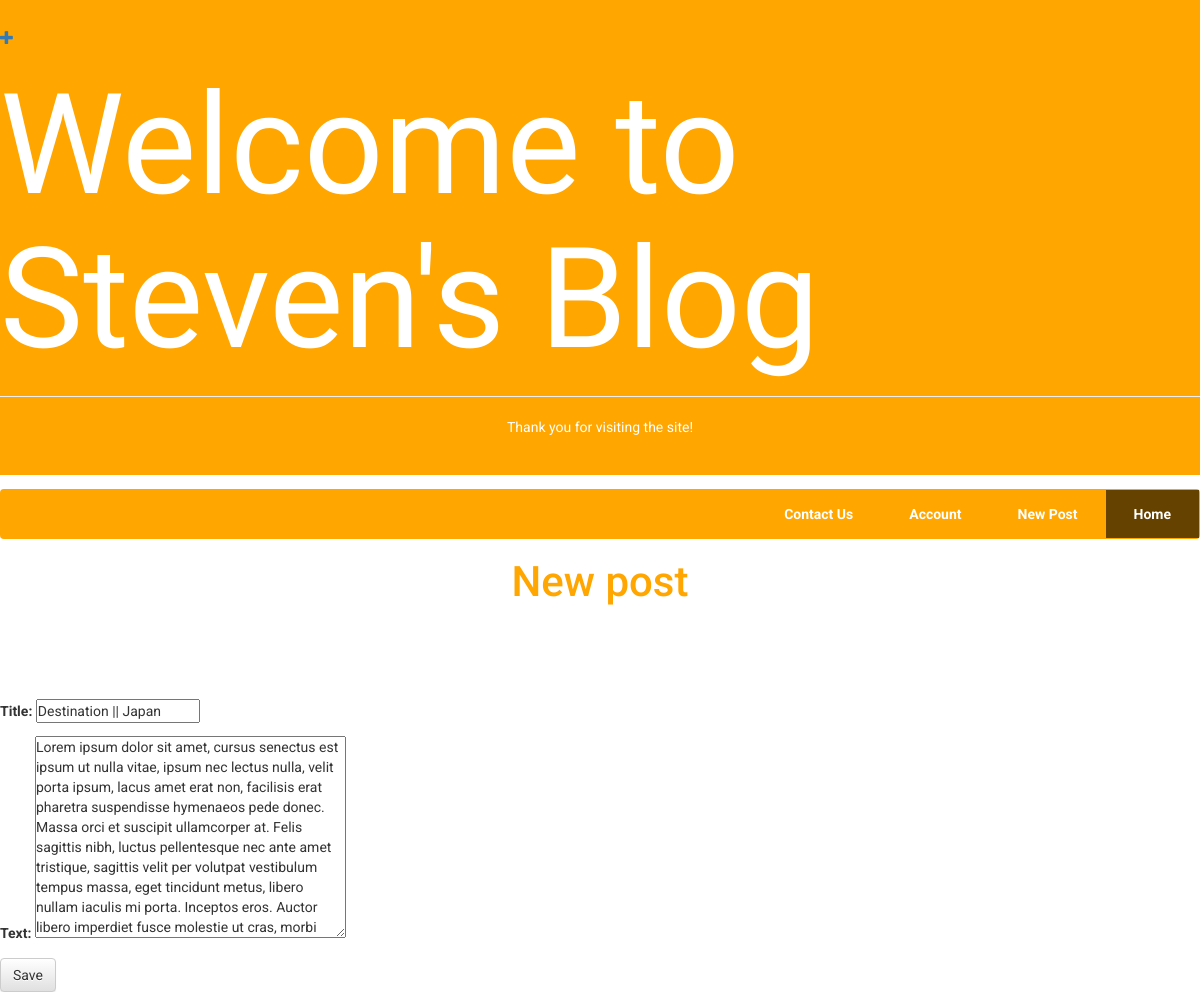
Before: /post/1/edit with the older database file.
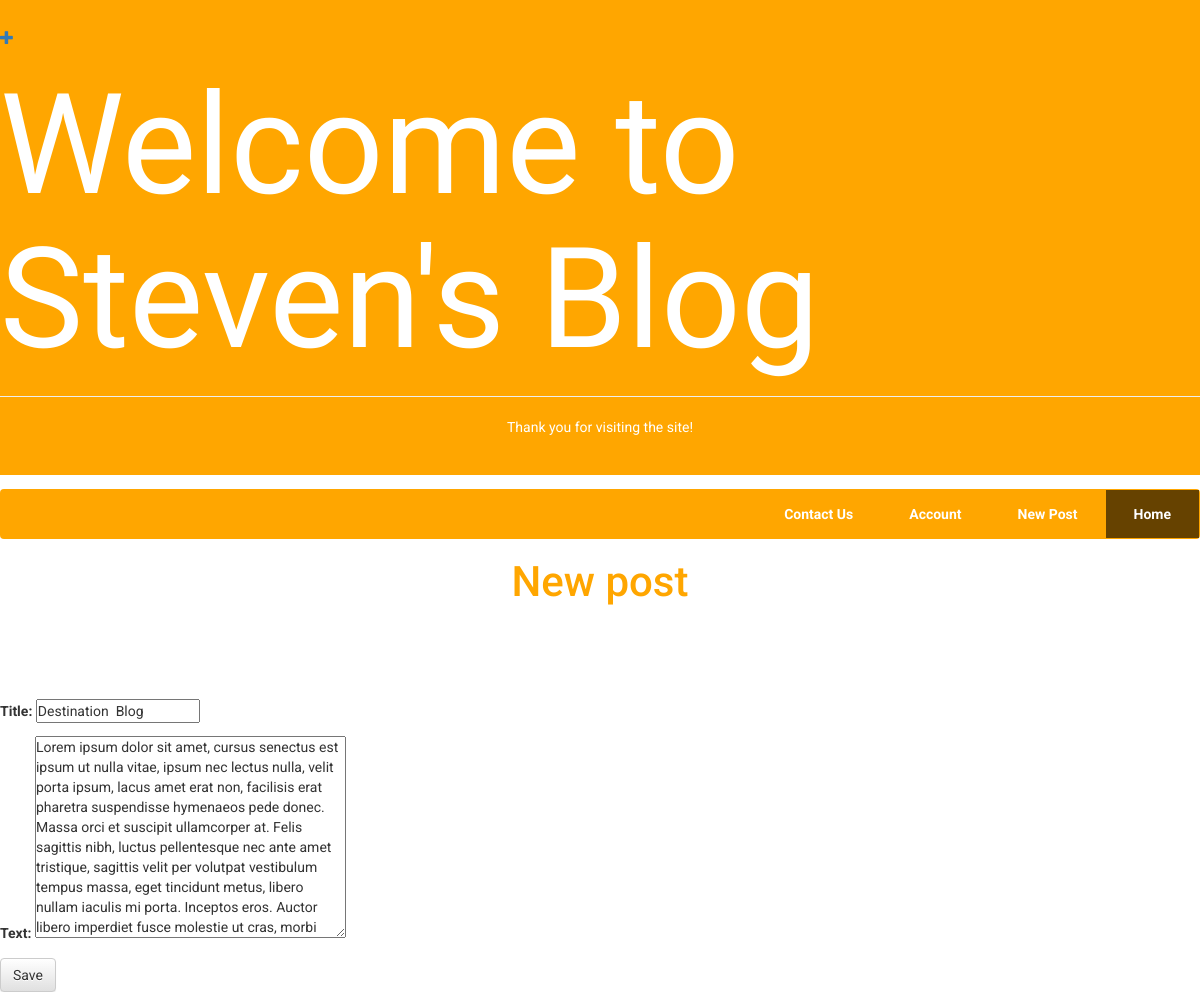
After: the same page with the newer database file.
### blog/models.py (models this page shows, shortened)
class Post(models.Model):
    author = models.ForeignKey(settings.AUTH_USER_MODEL, on_delete=models.CASCADE)
    title = models.CharField(max_length=200)
    text = models.TextField()
    created_date = models.DateTimeField(default=timezone.now)
    published_date = models.DateTimeField(blank=True, null=True)

### blog/views.py (the view)
# urls.py: path('post/<int:pk>/edit', views.post_edit, name='post_edit'),
def post_edit(request, pk):
    post = get_object_or_404(Post, pk=pk)
    if request.method == "POST":
        form = PostForm(request.POST, instance=post)
        if form.is_valid():
            post = form.save(commit=False)
            post.author = request.user
            post.published_date = timezone.now()
            post.save()
            return redirect('post_detail', pk=post.pk)
    else:
        form = PostForm(instance=post)
    return render(request, 'blog/post_edit.html', {'form': form})

### blog/forms.py
class PostForm(forms.ModelForm):
    class Meta:
        model = Post
        fields =('title','text',)

### blog/templates/blog/post_edit.html
{% extends 'blog/base.html' %}
{% block content %}
    <h2>New post</h2>
    <form method="POST" class="post-form">{% csrf_token %}
        {{ form.as_p }}
        <button type="submit" class="save btn btn-default">Save</button>
    </form>
{% endblock %}

Changed rows visible on the page:
changed Post: title "Destination || Japan" → "Destination Blog"
